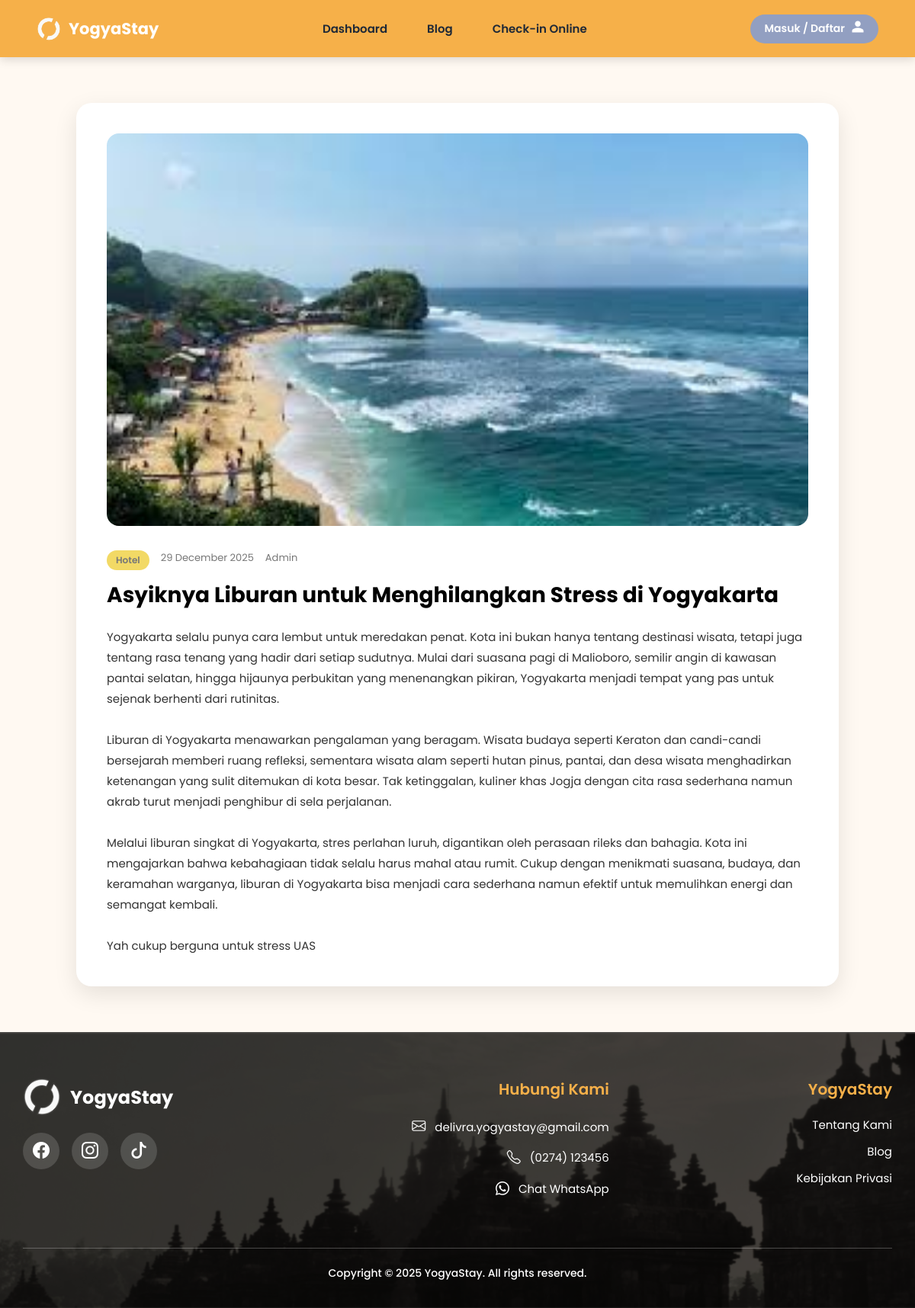
The page /users/detailblog.php?id=30 on the database its author committed.
### tables this page shows
CREATE TABLE `blog` (
  `id_blog` int(11) NOT NULL,
  `judul` varchar(200) NOT NULL,
  `konten` text NOT NULL,
  `thumbnail` varchar(255) DEFAULT NULL,
  `tanggal_publish` date DEFAULT NULL,
  `id_admin` int(11) NOT NULL,
  `status` enum('publish','draft') DEFAULT 'draft'
);

### users/detailblog.php (the view, shortened to what this page needs)
<?php
require_once '../config.php';
$id = $_GET['id'] ?? 0;
$query = mysqli_query($conn, "
    SELECT * FROM blog
    WHERE id_blog = '$id' AND status = 'publish'
");
$data = mysqli_fetch_assoc($query);
include 'header.php';
?>
<!DOCTYPE html>
<html lang="id">
<head>
</head>
<body>
<div class="detail-container">
    <img src="../assets/blog/<?= $data['thumbnail']; ?>" alt="<?= $data['judul']; ?>">
    <div class="meta">
        <span class="badge">Hotel</span>
        <span><?= date('d F Y', strtotime($data['tanggal_publish'])); ?></span>
        <span>Admin</span>
    </div>
    <h1><?= htmlspecialchars($data['judul']); ?></h1>
    <div class="detail-content">
        <?= nl2br($data['konten']); ?>
    </div>
</div>
<?php include 'footer.php'; ?>
</body>
</html>

### users/header.php (style rules this page uses)
* { margin: 0; padding: 0; box-sizing: border-box; }
body { font-family: 'Poppins', sans-serif; background: #F5F5F5; }

### users/detailblog.php (style rules this page uses)
* { font-family: 'Poppins', sans-serif; box-sizing: border-box; }
body { margin: 0; background: #FFF9F2; }
.detail-container { max-width: 1000px; margin: 60px auto; background: white; border-radius: 20px; padding: 40px; box-shadow: 0 10px 30px rgba(0,0,0,0.1); }
.detail-container img { width: 100%; border-radius: 16px; margin-bottom: 25px; }
.meta { display: flex; gap: 15px; font-size: 13px; color: #777; margin-bottom: 12px; }
.badge { background: #F2D965; padding: 4px 12px; border-radius: 20px; font-size: 12px; font-weight: 600; }
.detail-container h1 { font-size: 28px; margin-bottom: 20px; }
.detail-content { font-size: 15px; line-height: 1.8; color: #333; }

### users/footer.php (style rules this page uses)
* { font-family: "Poppins", sans-serif; box-sizing: border-box; }

### rows shown on the page
blog: thumbnail (picture), tanggal_publish "29 December 2025", judul "Asyiknya Liburan untuk Menghilangkan Stress di Yogyakarta", konten "Yogyakarta selalu punya cara lembut untuk meredakan penat. Kota ini bukan hanya tentang destinasi wisata, tetapi juga tentang rasa tenang yang hadir dari setiap sudutnya. Mulai dari suasana pagi di Malioboro, semilir angin di kawasan pantai selatan, hingga hijaunya perbukitan yang menenangkan pikiran, Yogyakarta menjadi tempat yang pas untuk sejenak berhenti dari rutinitas. Liburan di Yogyakarta menawarkan pengalaman yang beragam. Wisata budaya seperti Keraton dan candi-candi bersejarah memberi ruang refleksi, sementara wisata alam seperti hutan pinus, pantai, dan desa wisata menghadirkan ketenangan yang sulit ditemukan di kota besar. Tak ketinggalan, kuliner khas Jogja dengan cita rasa…"
